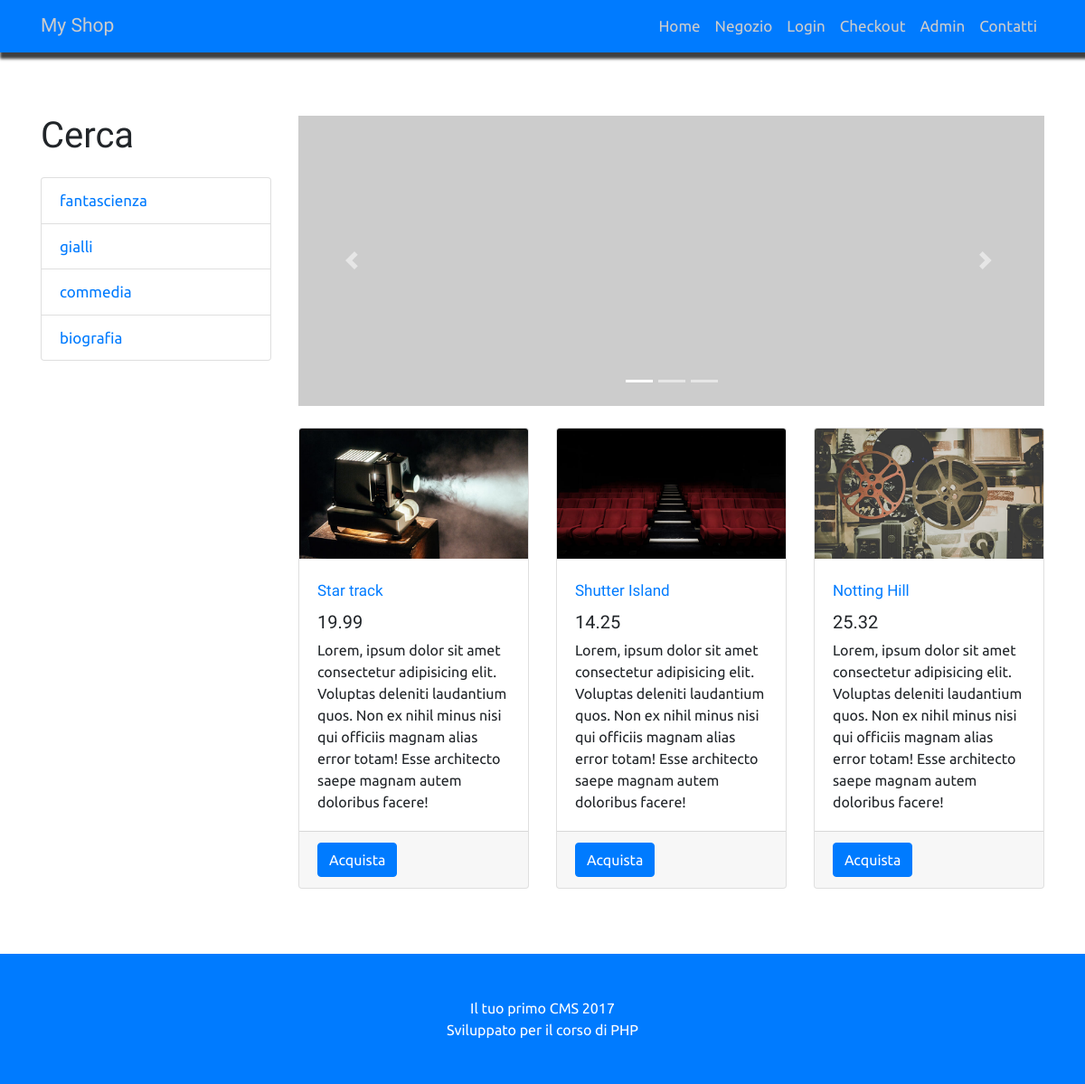
The page /ECOMM/public/index.php on the database its author committed.
### tables this page shows
CREATE TABLE `categorie` (
  `id_cat` int(11) NOT NULL,
  `nome_cat` varchar(255) NOT NULL
);

CREATE TABLE `prodotti` (
  `id_prodotto` int(11) NOT NULL,
  `nome_prodotto` varchar(255) NOT NULL,
  `descr_prodotto` varchar(255) NOT NULL,
  `prezzo` float NOT NULL,
  `cat_prodotto` int(11) NOT NULL,
  `immagine` text NOT NULL
);

### ECOMM/risorse/funzioni.php (the view, shortened to what this page needs)
<?php
function query($sql){
  global $connessione;
  return mysqli_query($connessione,$sql);
}
function fetch_array($risultato){
  return mysqli_fetch_array($risultato);
}
function mostraProdotti(){
  $ricercaProdotti = query('SELECT * FROM prodotti LIMIT 3');
  while($row = fetch_array($ricercaProdotti)){
    $prodotti = <<<STRINGA_PDT
      <div class="col-lg-4 col-md-6 mb-4">
        <div class="card h-100">
          <a href="prodotto.php?id={$row['id_prodotto']}"><img class="card-img-top" src="../risorse/{$row['immagine']}" alt=""></a>
          <div class="card-body">
            <h4 class="card-title">
              <a href="prodotto.php?id={$row['id_prodotto']}">{$row['nome_prodotto']}</a>
            </h4>
            <h5>{$row['prezzo']}</h5>
            <p class="card-text">{$row['descr_prodotto']}</p>
          </div>
          <div class="card-footer">
          <a href="carrello.php?add={$row['id_prodotto']}"><button type="button" class="btn btn-primary btn-small">Acquista</button></a>
          </div>
        </div>
      </div>
    STRINGA_PDT;
    echo $prodotti;
  }
}
function mostraCategorie(){
  $ricercaCategorie = query("SELECT * FROM categorie");
  while($row = fetch_array($ricercaCategorie)){
    $categorie = <<<STRINGA_CAT
      <a href='categorie.php?id={$row['id_cat']}' class='list-group-item'>{$row['nome_cat']}</a>
    STRINGA_CAT;
    echo $categorie;
  }
}

### ECOMM/risorse/templates/front/header.php (shortened to what this page needs)
<!DOCTYPE html>
<html lang="it">
  <head>
    <link href="css/bootstrap.min.css" rel="stylesheet">
    <link href="css/custom.css" rel="stylesheet">
  </head>
  <body>
    <nav class="navbar navbar-expand-md  bg-primary fixed-top" id ="navigazione">
      <?php include(FRONT_END . DS . 'navigazione.php'); ?>
    </nav>

### ECOMM/risorse/templates/front/navigazione.php (shortened to what this page needs)
<div class="container">
        <a class="navbar-brand" href="#">My Shop</a>
        <div class="collapse navbar-collapse" id="navbarResponsive">
          <ul class="navbar-nav ml-auto">
            <li class="nav-item active">
              <a class="nav-link" href="#">Home
              </a>
            </li>
            <li class="nav-item">
              <a class="nav-link" href="#">Negozio</a>
            </li>
            <li class="nav-item">
              <a class="nav-link" href="#">Login</a>
            </li>
            <li class="nav-item">
              <a class="nav-link" href="#">Checkout</a>
            </li>
            <li class="nav-item">
              <a class="nav-link" href="#">Admin</a>
            </li>
            <li class="nav-item">
              <a class="nav-link" href="#">Contatti</a>
            </li>
          </ul>
        </div>
      </div>

### ECOMM/public/index.php (shortened to what this page needs)
<?php include(FRONT_END . DS . 'header.php'); ?>
    <div class="container my-5">
      <div class="row">
      <?php include(FRONT_END . DS . 'sidebar.php'); ?>
        <div class="col-lg-9">
          <?php include(FRONT_END . DS . 'carousel.php'); ?>
          <div class="row">
            <?php mostraProdotti();  ?>
          </div>
        </div>
      </div>
    </div>
    <?php include(FRONT_END . DS . 'footer.php'); ?>

### ECOMM/risorse/templates/front/sidebar.php
<div class="col-lg-3">
<h1 class="my-4">Cerca</h1>
<div class="list-group">
  <?php mostraCategorie(); ?>
</div>
</div>

### ECOMM/risorse/templates/front/carousel.php (shortened to what this page needs)
<div id="carouselExampleIndicators" class="carousel slide my-4" data-ride="carousel">
            <ol class="carousel-indicators">
              <li data-target="#carouselExampleIndicators" data-slide-to="0" class="active"></li>
              <li data-target="#carouselExampleIndicators" data-slide-to="1"></li>
              <li data-target="#carouselExampleIndicators" data-slide-to="2"></li>
            </ol>
            <div class="carousel-inner" role="listbox">
              <div class="carousel-item active">
                <img class="d-block img-fluid" src="https://lorempixel.com/900/350" alt="First slide">
              </div>
            </div>
            <a class="carousel-control-prev" href="#carouselExampleIndicators" role="button" data-slide="prev">
              <span class="carousel-control-prev-icon" aria-hidden="true"></span>
            </a>
            <a class="carousel-control-next" href="#carouselExampleIndicators" role="button" data-slide="next">
              <span class="carousel-control-next-icon" aria-hidden="true"></span>
            </a>
          </div>

### ECOMM/risorse/templates/front/footer.php (shortened to what this page needs)
<footer class="py-5 bg-primary">
      <div class="container">
        <p class="m-0 text-center text-white">Il tuo primo CMS 2017<br>Sviluppato per il corso di PHP</p>
      </div>
    </footer>
  </body>
</html>

### ECOMM/public/css/custom.css (style rules this page uses)
body { padding-top: 54px; font-family: Ubuntu, sans-serif; }
h1,h2,h3,h4,h5,h6 { font-family: Prompt, sans-serif; }
a { font-size: 17px }
a.navbar-brand { font-family: Prompt, sans-serif; font-size: 21px }
#navigazione { box-shadow: 5px 2px 3px 5px rgba(0,0,0,0.75) }
a.nav-link, a.navbar-brand { color: #ccc }
@media (min-width: 992px) { body { padding-top: 56px; } }

### rows shown on the page
categorie: nome_cat "fantascienza"
categorie: nome_cat "gialli"
categorie: nome_cat "commedia"
categorie: nome_cat "biografia"
prodotti: immagine (picture), nome_prodotto "Star track", prezzo "19.99", descr_prodotto "Lorem, ipsum dolor sit amet consectetur adipisicing elit. Voluptas deleniti laudantium quos. Non ex nihil minus nisi qui officiis magnam alias error totam! Esse architecto saepe magnam autem doloribus facere!"
prodotti: immagine (picture), nome_prodotto "Shutter Island", prezzo "14.25", descr_prodotto "Lorem, ipsum dolor sit amet consectetur adipisicing elit. Voluptas deleniti laudantium quos. Non ex nihil minus nisi qui officiis magnam alias error totam! Esse architecto saepe magnam autem doloribus facere!"
prodotti: immagine (picture), nome_prodotto "Notting Hill", prezzo "25.32", descr_prodotto "Lorem, ipsum dolor sit amet consectetur adipisicing elit. Voluptas deleniti laudantium quos. Non ex nihil minus nisi qui officiis magnam alias error totam! Esse architecto saepe magnam autem doloribus facere!"
